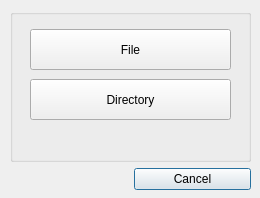
<?xml version="1.0" encoding="UTF-8"?>
<ui version="4.0">
 <class>CreateChoise</class>
 <widget class="QDialog" name="CreateChoise">
  <property name="geometry">
   <rect>
    <x>0</x>
    <y>0</y>
    <width>260</width>
    <height>198</height>
   </rect>
  </property>
  <property name="windowTitle">
   <string>Dialog</string>
  </property>
  <property name="windowIcon">
   <iconset resource="resources/resources.qrc">
    <normaloff>:/w256h2561390727869addfile256.png</normaloff>:/w256h2561390727869addfile256.png</iconset>
  </property>
  <widget class="QWidget" name="gridLayoutWidget">
   <property name="geometry">
    <rect>
     <x>10</x>
     <y>9</y>
     <width>241</width>
     <height>181</height>
    </rect>
   </property>
   <layout class="QGridLayout" name="gridLayout">
    <item row="1" column="1">
     <widget class="QPushButton" name="btnCancel">
      <property name="text">
       <string>Cancel</string>
      </property>
     </widget>
    </item>
    <item row="1" column="0">
     <widget class="QLabel" name="label">
      <property name="text">
       <string/>
      </property>
     </widget>
    </item>
    <item row="0" column="0" colspan="2">
     <widget class="QGroupBox" name="groupBox">
      <property name="title">
       <string/>
      </property>
      <widget class="QPushButton" name="btnFile">
       <property name="geometry">
        <rect>
         <x>20</x>
         <y>20</y>
         <width>201</width>
         <height>41</height>
        </rect>
       </property>
       <property name="text">
        <string>File</string>
       </property>
      </widget>
      <widget class="QPushButton" name="btnFolder">
       <property name="geometry">
        <rect>
         <x>20</x>
         <y>70</y>
         <width>201</width>
         <height>41</height>
        </rect>
       </property>
       <property name="text">
        <string>Directory</string>
       </property>
      </widget>
     </widget>
    </item>
   </layout>
  </widget>
 </widget>
 <resources>
  <include location="resources/resources.qrc"/>
 </resources>
 <connections/>
</ui>
